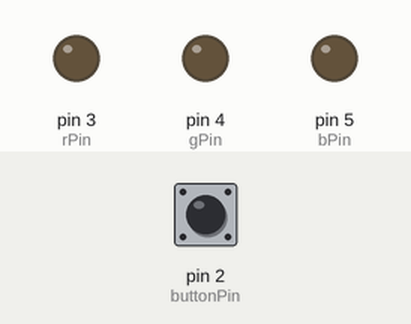
A sketch run on a simulated Arduino Uno, built with avr-gcc and run on an emulated ATmega328P. Shown: output pins drawn as LEDs (lit = HIGH). Dashed ring = blinking. Inputs (shaded band) come from the test bench; at power-on: pin 2 (buttonPin) HIGH. What the sketch prints to the serial monitor is not drawn.

Above: at 1.2 s.
1.3 s: pin 2 (buttonPin) pulled LOW for 0.15 s
At 3.0 s:
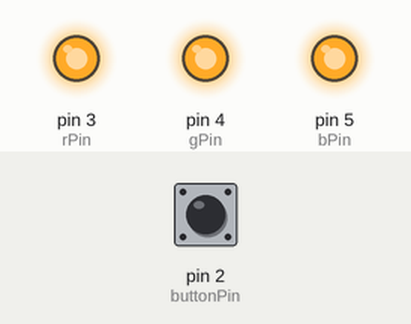
4.4 s: pin 2 (buttonPin) pulled LOW for 1 s
7.4 s: pin 2 (buttonPin) driven LOW
At 7.69 s:
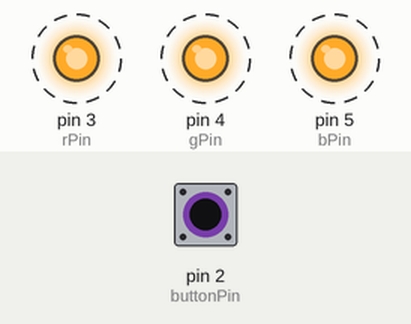
10.4 s: pin 2 (buttonPin) pulsed HIGH 5 times (0.12 s each, 0.3 s apart)
At 11.66 s:
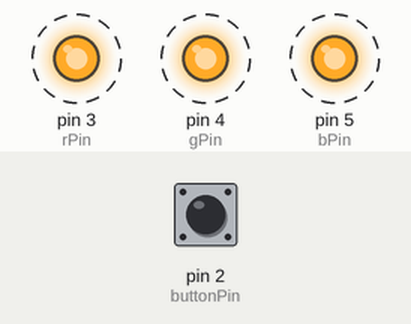
Timing chart, 0 to 13.4 s (numbered marks = the images above; inputs shaded):
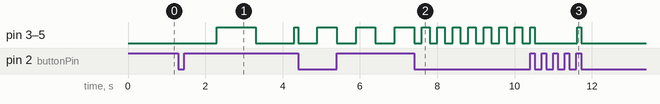

Measured:
- after the input at 1.3 s, pin 3 (rPin), pin 4 (gPin), pin 5 (bPin): LOW → HIGH after 1.0 s, → LOW 1.0 s later, → HIGH 1.0 s later
- after the input at 7.4 s, pin 3 (rPin), pin 4 (gPin), pin 5 (bPin): alternates HIGH for 0.20 s and LOW for 0.20 s, starting after 0.20 s
- after the input at 10.4 s, pin 3 (rPin), pin 4 (gPin), pin 5 (bPin): HIGH → LOW after 0.12 s, → HIGH 1.1 s later, → LOW 0.10 s later

The sketch:

WH3-2.ino
```cpp
const int buttonPin = 2;
const int rPin = 3;
const int gPin = 4;
const int bPin = 5;


int mode = 0;
int ledState = LOW;
unsigned long previousMillis = 0;


const long slowInterval = 1000;
const long mediumInterval = 500;
const long fastInterval = 200;

bool lastButtonState = HIGH;

void setup() {
  pinMode(buttonPin, INPUT_PULLUP);
  pinMode(rPin, OUTPUT);
  pinMode(gPin, OUTPUT);
  pinMode(bPin, OUTPUT);


  setColor(LOW, LOW, LOW);
  Serial.begin(9600);
  Serial.println("恆亮");
}

void loop() {
  int currentButtonState = digitalRead(buttonPin);
  unsigned long currentMillis = millis();


  if (currentButtonState == LOW && lastButtonState == HIGH) {
    mode++;
    if (mode > 3) {
      mode = 0;
    }


    Serial.print("切");
    switch(mode) {
      case 0:
        Serial.println("恆");
        setColor(LOW, LOW, LOW);
        break;
      case 1:
        Serial.println("慢");
        setColor(LOW, LOW, LOW);
        ledState = HIGH;
        previousMillis = currentMillis;
        break;
      case 2:
        Serial.println("中");
        setColor(LOW, LOW, LOW);
        ledState = HIGH;
        previousMillis = currentMillis;
        break;
      case 3:
        Serial.println("快");
        setColor(LOW, LOW, LOW);
        ledState = HIGH;
        previousMillis = currentMillis;
        break;
    }
  }

  lastButtonState = currentButtonState;


  switch(mode) {
    case 0:
      setColor(LOW, LOW, LOW);
      break;

    case 1:
      if (currentMillis - previousMillis >= slowInterval) {
        previousMillis = currentMillis;
        ledState = !ledState;
        if (ledState) {
          setColor(LOW, LOW, LOW);
        } else {
          setColor(HIGH, HIGH, HIGH);
        }
      }
      break;

    case 2:
      if (currentMillis - previousMillis >= mediumInterval) {
        previousMillis = currentMillis;
        ledState = !ledState;
        if (ledState) {
          setColor(LOW, LOW, LOW);
        } else {
          setColor(HIGH, HIGH, HIGH);
        }
      }
      break;

    case 3:
      if (currentMillis - previousMillis >= fastInterval) {
        previousMillis = currentMillis;
        ledState = !ledState;
        if (ledState) {
          setColor(LOW, LOW, LOW);
        } else {
          setColor(HIGH, HIGH, HIGH);
        }
      }
      break;
  }
}


void setColor(int red, int green, int blue) {
  digitalWrite(rPin, red);
  digitalWrite(gPin, green);
  digitalWrite(bPin, blue);
}
```
